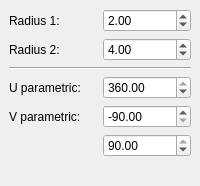
        <widget class="QWidget" name="Page5_ellipsoid">
         <layout class="QGridLayout">
          <property name="margin">
           <number>9</number>
          </property>
          <property name="spacing">
           <number>6</number>
          </property>
          <item row="3" column="0">
           <spacer>
            <property name="orientation">
             <enum>Qt::Vertical</enum>
            </property>
            <property name="sizeHint" stdset="0">
             <size>
              <width>20</width>
              <height>20</height>
             </size>
            </property>
           </spacer>
          </item>
          <item row="1" column="0">
           <widget class="Line" name="line_5">
            <property name="frameShape">
             <enum>QFrame::HLine</enum>
            </property>
            <property name="frameShadow">
             <enum>QFrame::Sunken</enum>
            </property>
           </widget>
          </item>
          <item row="0" column="0">
           <layout class="QGridLayout">
            <property name="margin">
             <number>0</number>
            </property>
            <property name="spacing">
             <number>6</number>
            </property>
            <item row="1" column="1">
             <widget class="QDoubleSpinBox" name="ellipsoidRadius2">
              <property name="maximum">
               <double>1000.000000000000000</double>
              </property>
              <property name="value">
               <double>4.000000000000000</double>
              </property>
             </widget>
            </item>
            <item row="0" column="1">
             <widget class="QDoubleSpinBox" name="ellipsoidRadius1">
              <property name="maximum">
               <double>1000.000000000000000</double>
              </property>
              <property name="value">
               <double>2.000000000000000</double>
              </property>
             </widget>
            </item>
            <item row="0" column="0">
             <widget class="QLabel" name="textLabel21">
              <property name="text">
               <string>Radius 1:</string>
              </property>
             </widget>
            </item>
            <item row="1" column="0">
             <widget class="QLabel" name="textLabel22">
              <property name="text">
               <string>Radius 2:</string>
              </property>
             </widget>
            </item>
           </layout>
          </item>
          <item row="2" column="0">
           <layout class="QGridLayout">
            <property name="margin">
             <number>0</number>
            </property>
            <property name="spacing">
             <number>6</number>
            </property>
            <item row="0" column="0">
             <widget class="QLabel" name="label23">
              <property name="text">
               <string>U parametric:</string>
              </property>
             </widget>
            </item>
            <item row="2" column="0">
             <spacer>
              <property name="orientation">
               <enum>Qt::Horizontal</enum>
              </property>
              <property name="sizeType">
               <enum>QSizePolicy::Preferred</enum>
              </property>
              <property name="sizeHint" stdset="0">
               <size>
                <width>81</width>
                <height>20</height>
               </size>
              </property>
             </spacer>
            </item>
            <item row="1" column="1">
             <widget class="QDoubleSpinBox" name="ellipsoidAngle1">
              <property name="minimum">
               <double>-90.000000000000000</double>
              </property>
              <property name="maximum">
               <double>90.000000000000000</double>
              </property>
              <property name="value">
               <double>-90.000000000000000</double>
              </property>
             </widget>
            </item>
            <item row="1" column="0">
             <widget class="QLabel" name="label24">
              <property name="text">
               <string>V parametric:</string>
              </property>
             </widget>
            </item>
            <item row="2" column="1">
             <widget class="QDoubleSpinBox" name="ellipsoidAngle2">
              <property name="minimum">
               <double>-90.000000000000000</double>
              </property>
              <property name="maximum">
               <double>90.000000000000000</double>
              </property>
              <property name="value">
               <double>90.000000000000000</double>
              </property>
             </widget>
            </item>
            <item row="0" column="1">
             <widget class="QDoubleSpinBox" name="ellipsoidAngle3">
              <property name="maximum">
               <double>360.000000000000000</double>
              </property>
              <property name="value">
               <double>360.000000000000000</double>
              </property>
             </widget>
            </item>
           </layout>
          </item>
         </layout>
        </widget>
